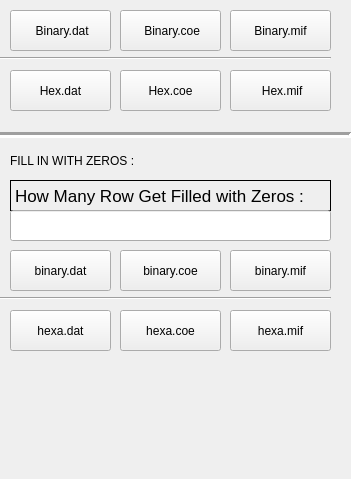
     <widget class="QWidget" name="page_2">
      <property name="geometry">
       <rect>
        <x>0</x>
        <y>0</y>
        <width>351</width>
        <height>479</height>
       </rect>
      </property>
      <attribute name="label">
       <string>CONVERT RGB TO YCbCr 4.2.2 :</string>
      </attribute>
      <widget class="Line" name="line_11">
       <property name="geometry">
        <rect>
         <x>-10</x>
         <y>125</y>
         <width>361</width>
         <height>21</height>
        </rect>
       </property>
       <property name="lineWidth">
        <number>3</number>
       </property>
       <property name="orientation">
        <enum>Qt::Horizontal</enum>
       </property>
      </widget>
      <widget class="QLabel" name="label_19">
       <property name="geometry">
        <rect>
         <x>10</x>
         <y>180</y>
         <width>321</width>
         <height>31</height>
        </rect>
       </property>
       <property name="font">
        <font>
         <pointsize>13</pointsize>
        </font>
       </property>
       <property name="frameShape">
        <enum>QFrame::Box</enum>
       </property>
       <property name="text">
        <string>How Many Row Get Filled with Zeros :</string>
       </property>
      </widget>
      <widget class="QLineEdit" name="set_row_4">
       <property name="geometry">
        <rect>
         <x>10</x>
         <y>210</y>
         <width>321</width>
         <height>31</height>
        </rect>
       </property>
      </widget>
      <widget class="QPushButton" name="bin_zero_btn_mif_4">
       <property name="geometry">
        <rect>
         <x>230</x>
         <y>250</y>
         <width>101</width>
         <height>41</height>
        </rect>
       </property>
       <property name="toolTip">
        <string>get filled with zeros from the last line to the added line</string>
       </property>
       <property name="text">
        <string>binary.mif</string>
       </property>
       <property name="icon">
        <iconset resource="icons.qrc">
         <normaloff>:/icons/icons/document-add-icon.png</normaloff>:/icons/icons/document-add-icon.png</iconset>
       </property>
       <property name="iconSize">
        <size>
         <width>25</width>
         <height>25</height>
        </size>
       </property>
      </widget>
      <widget class="QLabel" name="label_20">
       <property name="geometry">
        <rect>
         <x>10</x>
         <y>150</y>
         <width>311</width>
         <height>21</height>
        </rect>
       </property>
       <property name="text">
        <string>FILL IN WITH ZEROS : </string>
       </property>
      </widget>
      <widget class="QPushButton" name="bin_zero_btn_4">
       <property name="geometry">
        <rect>
         <x>10</x>
         <y>250</y>
         <width>101</width>
         <height>41</height>
        </rect>
       </property>
       <property name="toolTip">
        <string>get filled with zeros from the last line to the added line</string>
       </property>
       <property name="text">
        <string>binary.dat</string>
       </property>
       <property name="icon">
        <iconset resource="icons.qrc">
         <normaloff>:/icons/icons/document-add-icon.png</normaloff>:/icons/icons/document-add-icon.png</iconset>
       </property>
       <property name="iconSize">
        <size>
         <width>25</width>
         <height>25</height>
        </size>
       </property>
      </widget>
      <widget class="Line" name="line_12">
       <property name="geometry">
        <rect>
         <x>0</x>
         <y>290</y>
         <width>331</width>
         <height>16</height>
        </rect>
       </property>
       <property name="orientation">
        <enum>Qt::Horizontal</enum>
       </property>
      </widget>
      <widget class="QPushButton" name="hex_zero_btn_4">
       <property name="geometry">
        <rect>
         <x>10</x>
         <y>310</y>
         <width>101</width>
         <height>41</height>
        </rect>
       </property>
       <property name="toolTip">
        <string>get filled with zeros from the last line to the added line</string>
       </property>
       <property name="text">
        <string>hexa.dat</string>
       </property>
       <property name="icon">
        <iconset resource="icons.qrc">
         <normaloff>:/icons/icons/document-add-icon.png</normaloff>:/icons/icons/document-add-icon.png</iconset>
       </property>
       <property name="iconSize">
        <size>
         <width>25</width>
         <height>25</height>
        </size>
       </property>
      </widget>
      <widget class="QPushButton" name="bin_zero_btn_coe_4">
       <property name="geometry">
        <rect>
         <x>120</x>
         <y>250</y>
         <width>101</width>
         <height>41</height>
        </rect>
       </property>
       <property name="toolTip">
        <string>get filled with zeros from the last line to the added line</string>
       </property>
       <property name="text">
        <string>binary.coe</string>
       </property>
       <property name="icon">
        <iconset resource="icons.qrc">
         <normaloff>:/icons/icons/document-add-icon.png</normaloff>:/icons/icons/document-add-icon.png</iconset>
       </property>
       <property name="iconSize">
        <size>
         <width>25</width>
         <height>25</height>
        </size>
       </property>
      </widget>
      <widget class="QPushButton" name="hex_zero_btn_mif_4">
       <property name="geometry">
        <rect>
         <x>230</x>
         <y>310</y>
         <width>101</width>
         <height>41</height>
        </rect>
       </property>
       <property name="toolTip">
        <string>get filled with zeros from the last line to the added line</string>
       </property>
       <property name="text">
        <string>hexa.mif</string>
       </property>
       <property name="icon">
        <iconset resource="icons.qrc">
         <normaloff>:/icons/icons/document-add-icon.png</normaloff>:/icons/icons/document-add-icon.png</iconset>
       </property>
       <property name="iconSize">
        <size>
         <width>25</width>
         <height>25</height>
        </size>
       </property>
      </widget>
      <widget class="QPushButton" name="hex_zero_btn_coe_4">
       <property name="geometry">
        <rect>
         <x>120</x>
         <y>310</y>
         <width>101</width>
         <height>41</height>
        </rect>
       </property>
       <property name="toolTip">
        <string>get filled with zeros from the last line to the added line</string>
       </property>
       <property name="text">
        <string>hexa.coe</string>
       </property>
       <property name="icon">
        <iconset resource="icons.qrc">
         <normaloff>:/icons/icons/document-add-icon.png</normaloff>:/icons/icons/document-add-icon.png</iconset>
       </property>
       <property name="iconSize">
        <size>
         <width>25</width>
         <height>25</height>
        </size>
       </property>
      </widget>
      <widget class="QPushButton" name="cvt_hexa_coe_4">
       <property name="geometry">
        <rect>
         <x>120</x>
         <y>70</y>
         <width>101</width>
         <height>41</height>
        </rect>
       </property>
       <property name="toolTip">
        <string>Convert ycbcr to hexadecimal format .coe file</string>
       </property>
       <property name="text">
        <string>Hex.coe</string>
       </property>
       <property name="icon">
        <iconset resource="icons.qrc">
         <normaloff>:/icons/icons/document-add-icon.png</normaloff>:/icons/icons/document-add-icon.png</iconset>
       </property>
       <property name="iconSize">
        <size>
         <width>25</width>
         <height>25</height>
        </size>
       </property>
      </widget>
      <widget class="QPushButton" name="cvt_hex_mif_4">
       <property name="geometry">
        <rect>
         <x>230</x>
         <y>70</y>
         <width>101</width>
         <height>41</height>
        </rect>
       </property>
       <property name="toolTip">
        <string>Convert ycbcr to hexadecimal format .mif file</string>
       </property>
       <property name="text">
        <string> Hex.mif</string>
       </property>
       <property name="icon">
        <iconset resource="icons.qrc">
         <normaloff>:/icons/icons/document-add-icon.png</normaloff>:/icons/icons/document-add-icon.png</iconset>
       </property>
       <property name="iconSize">
        <size>
         <width>25</width>
         <height>25</height>
        </size>
       </property>
      </widget>
      <widget class="QPushButton" name="cvt_bn_coe_4">
       <property name="geometry">
        <rect>
         <x>120</x>
         <y>10</y>
         <width>101</width>
         <height>41</height>
        </rect>
       </property>
       <property name="toolTip">
        <string>Convert ycbcr to binary format .coe file</string>
       </property>
       <property name="text">
        <string> Binary.coe</string>
       </property>
       <property name="icon">
        <iconset resource="icons.qrc">
         <normaloff>:/icons/icons/document-add-icon.png</normaloff>:/icons/icons/document-add-icon.png</iconset>
       </property>
       <property name="iconSize">
        <size>
         <width>25</width>
         <height>25</height>
        </size>
       </property>
      </widget>
      <widget class="QPushButton" name="cvt_hexa_4">
       <property name="geometry">
        <rect>
         <x>10</x>
         <y>70</y>
         <width>101</width>
         <height>41</height>
        </rect>
       </property>
       <property name="toolTip">
        <string>Convert ycbcr to hexadecimal format .dat file</string>
       </property>
       <property name="text">
        <string>Hex.dat</string>
       </property>
       <property name="icon">
        <iconset resource="icons.qrc">
         <normaloff>:/icons/icons/document-add-icon.png</normaloff>:/icons/icons/document-add-icon.png</iconset>
       </property>
       <property name="iconSize">
        <size>
         <width>25</width>
         <height>25</height>
        </size>
       </property>
      </widget>
      <widget class="QPushButton" name="cvt_bn_mif_4">
       <property name="geometry">
        <rect>
         <x>230</x>
         <y>10</y>
         <width>101</width>
         <height>41</height>
        </rect>
       </property>
       <property name="toolTip">
        <string>Convert ycbcr to binary format .mif file</string>
       </property>
       <property name="text">
        <string>Binary.mif</string>
       </property>
       <property name="icon">
        <iconset resource="icons.qrc">
         <normaloff>:/icons/icons/document-add-icon.png</normaloff>:/icons/icons/document-add-icon.png</iconset>
       </property>
       <property name="iconSize">
        <size>
         <width>25</width>
         <height>25</height>
        </size>
       </property>
      </widget>
      <widget class="QPushButton" name="cvt_bn_4">
       <property name="geometry">
        <rect>
         <x>10</x>
         <y>10</y>
         <width>101</width>
         <height>41</height>
        </rect>
       </property>
       <property name="toolTip">
        <string>Convert ycbcr to binary format .dat file</string>
       </property>
       <property name="text">
        <string> Binary.dat</string>
       </property>
       <property name="icon">
        <iconset resource="icons.qrc">
         <normaloff>:/icons/icons/document-add-icon.png</normaloff>:/icons/icons/document-add-icon.png</iconset>
       </property>
       <property name="iconSize">
        <size>
         <width>25</width>
         <height>25</height>
        </size>
       </property>
      </widget>
      <widget class="Line" name="line_13">
       <property name="geometry">
        <rect>
         <x>0</x>
         <y>50</y>
         <width>331</width>
         <height>16</height>
        </rect>
       </property>
       <property name="orientation">
        <enum>Qt::Horizontal</enum>
       </property>
      </widget>
     </widget>
